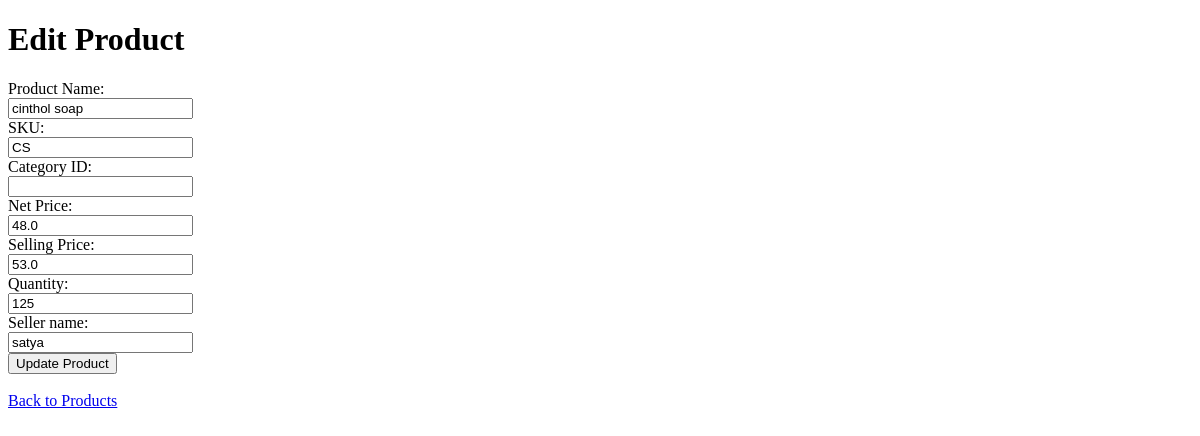
Page /edit_product/1 (signed in) on the earlier database version.
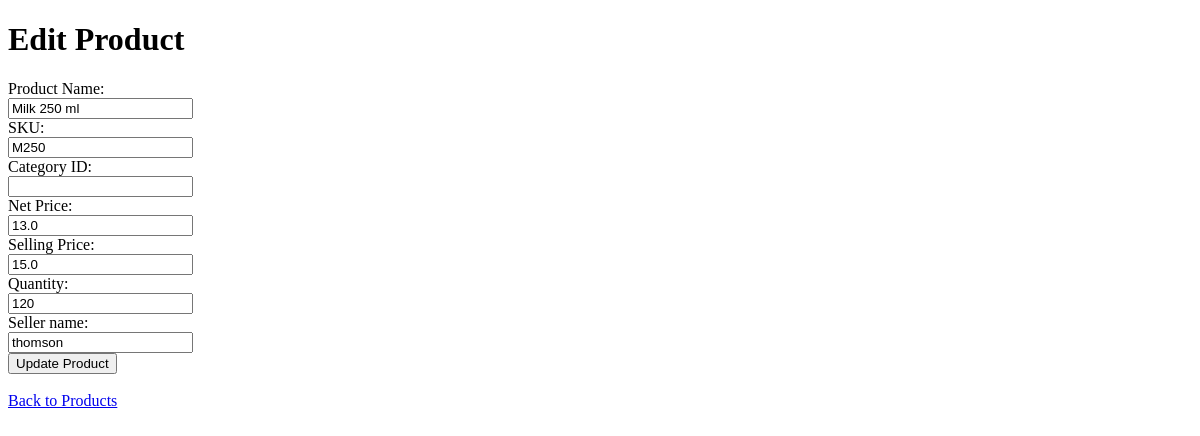
Same page on the later database version.
### models.py (models this page shows, shortened)
class Product(db.Model):
    id = db.Column(db.Integer, primary_key=True)
    name = db.Column(db.String(100), nullable=False)
    SKU = db.Column(db.String(50), nullable=False)
    net_price = db.Column(db.Float, nullable=False)
    selling_price = db.Column(db.Float, nullable=False)
    quantity = db.Column(db.Integer, nullable=False)
    seller = db.Column(db.String(100), nullable=False)
    organisation_id = db.Column(db.Integer, db.ForeignKey('organisation.id'), nullable=False)
    category_id = db.Column(db.Integer, db.ForeignKey('product_category.id'), nullable=True)  # Allow null if category not mandatory
    inventory = db.relationship('Inventory', backref='product', lazy=True)

### blueprints/product.py (the view)
@product_bp.route('/edit_product/<int:product_id>', methods=['GET'])
def edit_product(product_id):
    product = Product.query.get_or_404(product_id)
    organisation_id = session.get('organisation_id')
    if not organisation_id:
        flash('User is not logged in!', 'danger')
        return redirect(url_for('auth.login'))
    categories = ProductCategory.query.filter_by(organisation_id=organisation_id).all()
    return render_template('edit_product.html', product=product, categories=categories)

### templates/edit_product.html (shortened to what this page needs)
<!DOCTYPE html>
<html>
<head>
</head>
<body>
    <h1>Edit Product</h1>
    <form action="{{ url_for('product.update_product', product_id=product.id) }}" method="post" enctype="multipart/form-data">
        <label for="name">Product Name:</label><br>
        <input type="text" id="name" name="name" value="{{ product.name }}"><br>
        <label for="SKU">SKU:</label><br>
        <input type="text" id="SKU" name="SKU" value="{{ product.SKU }}"><br>
        <label for="category_id">Category ID:</label><br>
        <input type="text" id="category_id" name="category_id" value="{{ product.category_id }}"><br>
        <label for="net_price">Net Price:</label><br>
        <input type="text" id="net_price" name="net_price" value="{{ product.net_price }}"><br>
        <label for="selling_price">Selling Price:</label><br>
        <input type="text" id="selling_price" name="selling_price" value="{{ product.selling_price }}"><br>
        <label for="quantity">Quantity:</label><br>
        <input type="text" id="quantity" name="quantity" value="{{ product.quantity }}"><br>
        <label for="seller">Seller name:</label><br>
        <input type="text" id="seller" name="seller" value="{{ product.seller }}"><br>
        <input type="submit" value="Update Product">
    </form>
    <br>
    <a href="{{ url_for('product.view_products') }}">Back to Products</a>
</body>
</html>

Differences in the rows shown:
changed Product: name "cinthol soap" → "Milk 250 ml"; SKU "CS" → "M250"; net_price "48.0" → "13.0"; selling_price "53.0" → "15.0"; quantity "125" → "120"; seller "satya" → "thomson"
